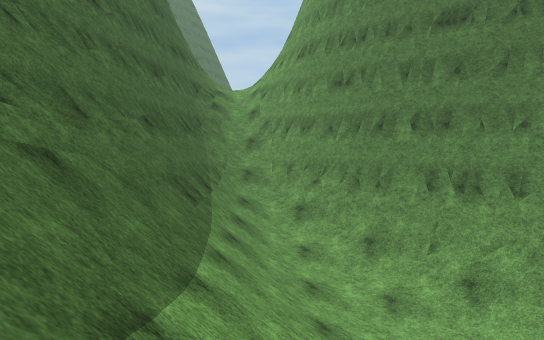
[1] (above)

13 first-person views from a walk through a Unity game level. The camera is 1.4 m above the floor, tilts 4° down and sees 75° across. The floor is counted in squares, 2 m on a side. Each view is taken from the middle of a square. On the plan, view 1 faces up. The plan holds only what a view shows up to about 11 squares ahead; the rest is blank. The place goes on beyond the plan. The player character is not drawn. Surface patterns are stand-ins for the level's own textures.

[2]
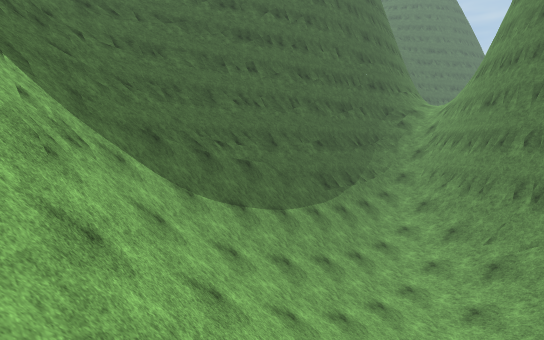

[3]
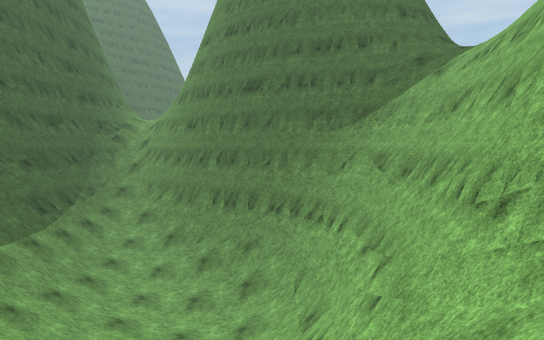

[4]
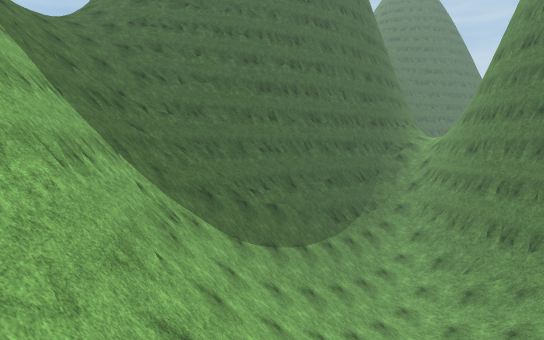

[5]
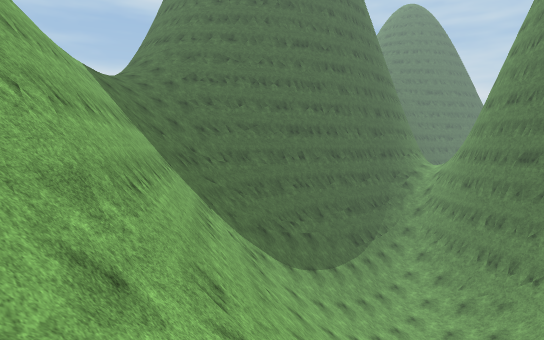

[6]
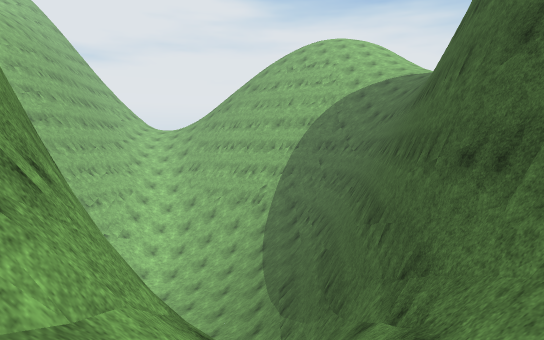

[7]
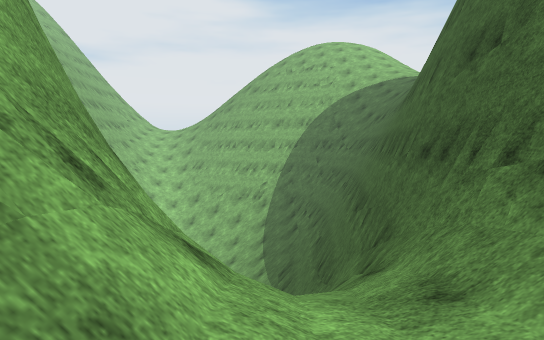

[8]
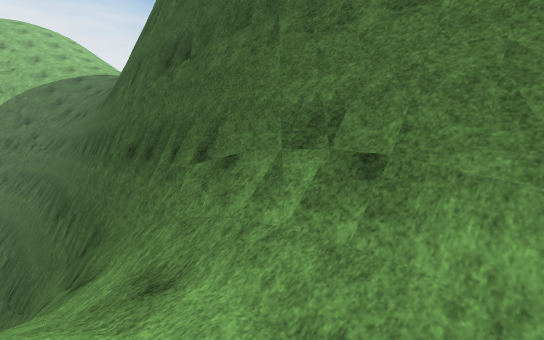

[9]
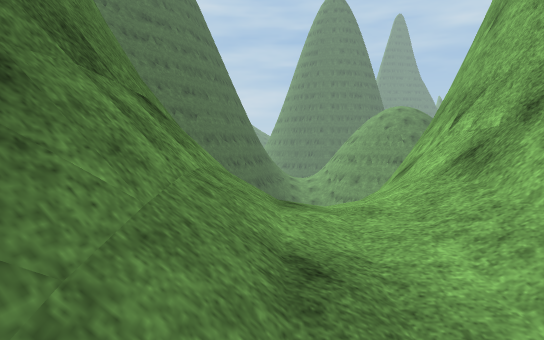

[10]
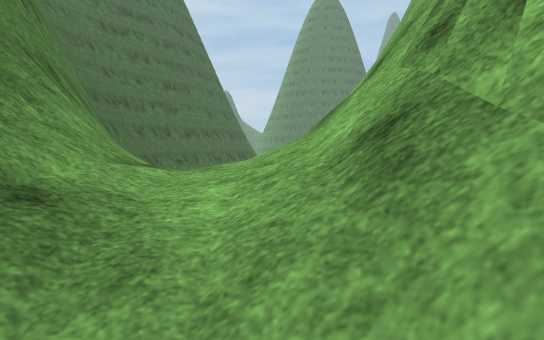

[11]
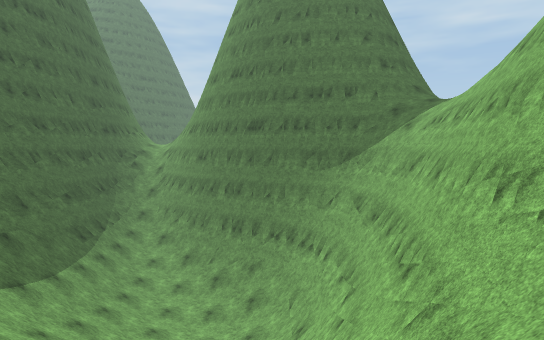

[12]
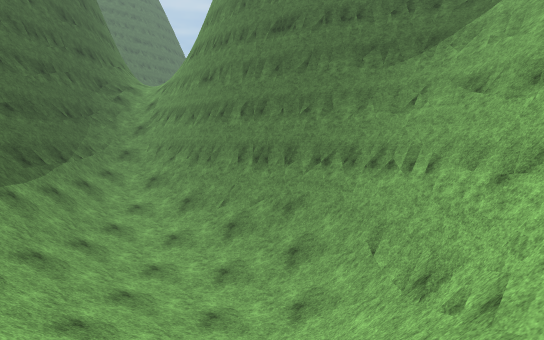

[13]
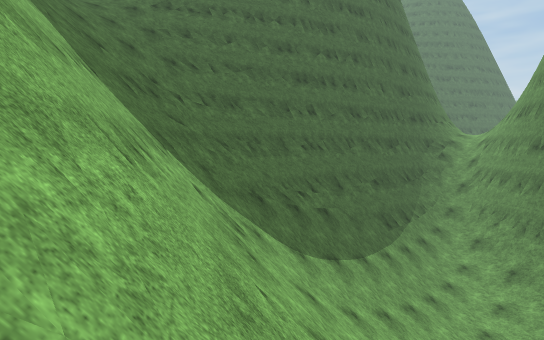

### Floor plan
Key: @ floor where view 1 was taken; # wall or solid block; . main floor; - floor 0.75 m lower than the main floor; / step, stairs or slope; = window, fence, low wall or low ledge; v drop or lower ground.
Columns run from 7 left of view 1 to 7 right of it. Each row starts with its distance up from view 1.
 18     #  #
 17     # /#
 16     #//#
 15     #//#
 14     #//#
 13     #//#
 12     ## #
 11     ##/##
 10      #/##
  9      #//##
  8      #//=##
  7      #///###
  6      #/////###
  5      #///.//=#
  4     ##///..//#
  3  #####////-//#
  2  ==##//////-/#
  1  ==v#/////  /#
  0 ///==//@//  /#
 -1 ///#=//////  ##
 -2 ///=####//// ##
 -3 ///v#####=/ //#
 -4   /vv   ##=///#
 -5   /vvv   ##/ /
 -6     vvvv ##=/
 -7      vvvv##//
 -8            // /

Positions as (right, up) in squares from view 1, and headings:
1: (0, 0), facing up
2: (5, -3), facing up-left
3: (5, -4), facing up
4: (6, -5), facing up-left
5: (7, -8), facing up-left
6: (-1, 15), facing down
7: (-1, 16), facing down
8: (-1, 16), facing down-left
9: (-2, 13), facing up
10: (-1, 13), facing up
11: (5, -6), facing up
12: (4, -2), facing up
13: (4, -5), facing up-left
